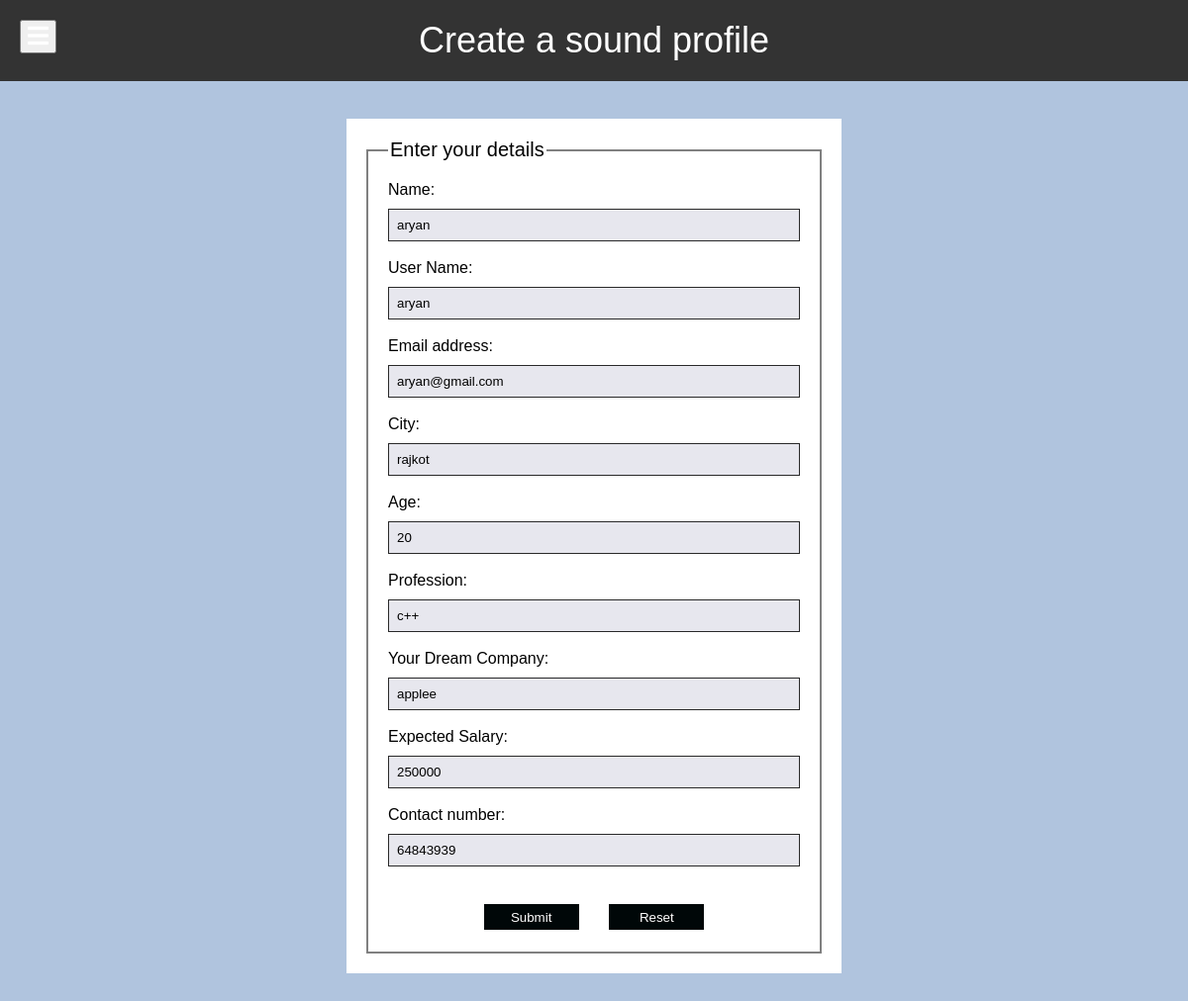
/jobseeker/employee_profile.php (signed in), run on the app's committed database.
### tables this page shows
CREATE TABLE `employee_profile` (
  `id` int(60) NOT NULL,
  `username` varchar(60) NOT NULL,
  `name` varchar(60) NOT NULL,
  `email` varchar(30) NOT NULL,
  `city` varchar(30) NOT NULL,
  `age` int(100) NOT NULL,
  `profession` varchar(30) NOT NULL,
  `dreamcompany` varchar(60) NOT NULL,
  `expectedsalary` varchar(60) NOT NULL,
  `phone_number` varchar(60) NOT NULL
);

### jobseeker/employee_profile.php (the view, shortened to what this page needs)
<!DOCTYPE html>
<html>
<head>
    <link rel="stylesheet" href="../css/form.css">
    <link rel="stylesheet" href="../css/dashboard.css">
    <link rel="stylesheet" href="https://cdnjs.cloudflare.com/ajax/libs/font-awesome/5.15.3/css/all.min.css">
</head>
<body>
    <div>
        <header>
            <h1>Create a sound profile</h1>
            <button class="menu-toggle"><i class="fas fa-bars"></i></button>
        </header>
    </div>
    <br>
    <?php
    $uname = $_SESSION['username'];
    include "../include/connectdb.php";
    $query = mysqli_query($conn, "SELECT * FROM `employee_profile` where username='$uname'");
    while ($row = mysqli_fetch_array($query)) {
        $name = $row['name'];
        $user_name = $row['username'];
        $email = $row['email'];
        $city = $row['city'];
        $age = $row['age'];
        $profession = $row['profession'];
        $company = $row['dreamcompany'];
        $expected = $row['expectedsalary'];
        $phone_number = $row['phone_number'];
    }
    ?>
    <form style="margin:0 auto;" action="employee_profile.php" method="post">
        <fieldset>
            <legend style="font-size:20px;">Enter your details</legend>
            <label for="name">Name:</label>
            <input type="text" id="name" name="name" value="<?php echo isset($name) ? $name : ''; ?>" placeholder="Name"
                required>
            <br><br>
            <label for="username">User Name:</label>
            <input type="text" id="username" name="username" value="<?php echo isset($user_name) ? $user_name : ''; ?>"
                placeholder="Username" required>
            <br><br>
            <label for="email">Email address:</label>
            <input type="email" id="email" name="email" value="<?php echo isset($email) ? $email : ''; ?>"
                class="form-control" placeholder="Email address" required autofocus>
            <br><br>
            <label for="city">City:</label>
            <input type="text" id="city" name="city" value="<?php echo isset($city) ? $city : ''; ?>"
                class="form-control" placeholder="Current residing city" required>
            <br><br>
            <label for="age">Age:</label>
            <input type="number" id="age" name="age" value="<?php echo isset($age) ? $age : ''; ?>" class="form-control"
                placeholder="Age" required>
            <br><br>
            <label for="profession">Profession:</label>
            <input type="text" id="profession" name="profession"
                value="<?php echo isset($profession) ? $profession : ''; ?>" class="form-control"
                placeholder="Current/Expected Designation" required>
            <br><br>
            <label>Your Dream Company:</label>
            <input type="text" id="dreamcompany" name="dreamcompany"
                value="<?php echo isset($company) ? $company : ''; ?>" class="form-control" placeholder="Company Name"
                required>
            <br><br>
            <label>Expected Salary:</label>
            <input type="text" id="expectedsalary" name="expectedsalary"
                value="<?php echo isset($expected) ? $expected : ''; ?>" class="form-control"
                placeholder="Expected Salary" required>
            <br><br>
            <label for="phone_number">Contact number:</label>
            <input type="number" id="phone_number" name="phone_number"
                value="<?php echo isset($phone_number) ? $phone_number : ''; ?>" class="form-control"
                placeholder="Mobile No." required>
            <br><br><br>
            <center><input class="btn btn-success btn-block" type="submit" name="submit" id="submit"
                    placeholder="submit">
                <input type="reset" id="reset">
            </center>
        </fieldset>
    </form>
</body>
</html>

### css/form.css (style rules this page uses)
form { background-color: white; max-width:500px; margin: auto; overflow: auto; }
fieldset { border: 2px solid gray; padding: 20px; margin: 20px; }
label { display: block; margin-bottom: 10px; }
input[type="text"], input[type="number"], input[type="email"], input[type="password"] { width: 100%; padding: 8px; border: 1px solid rgb(41, 41, 41); background-color: #e7e7ee; color:black; box-sizing: border-box; }
form #submit, form #reset { background-color: rgb(0, 7, 8); height: 30px; width: 100px; border: 2px solid white; color: white; }

### css/dashboard.css (style rules this page uses)
html { height: 100%; box-sizing: border-box; }
body { font-family: Arial, sans-serif; background-color: #f2f2f2; position: relative; margin: 0; min-height: 100%; padding-bottom: 6.74rem; box-sizing: inherit; }
header { background-color: #333; color: #fff; padding: 20px; text-align: center; margin-bottom: 20px; z-index: 100; }
h1 { margin: 0; text-align: center; font-size: 36px; font-weight: normal; }
.menu-toggle { display: block; color: #fff; position: fixed; top: 20px; left: 20px; font-size: 24px; cursor: pointer; z-index: 1002; }

### jobseeker/employee_profile.php (style rules this page uses)
body { background-color: lightsteelblue; color: black; }

### data on the page
employee_profile: name "aryan", username "aryan", email "aryan@gmail.com", city "rajkot", age "20", profession "c++", dreamcompany "applee", expectedsalary "250000", phone_number "64843939"
